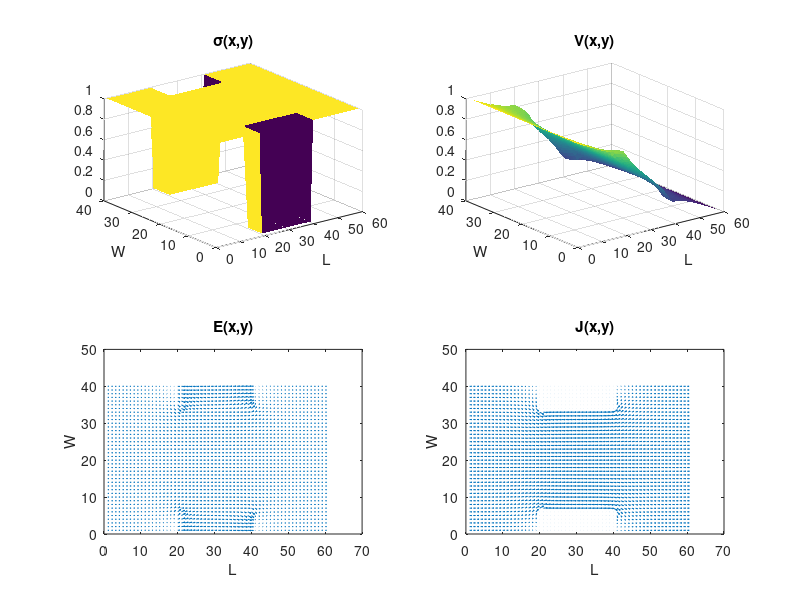
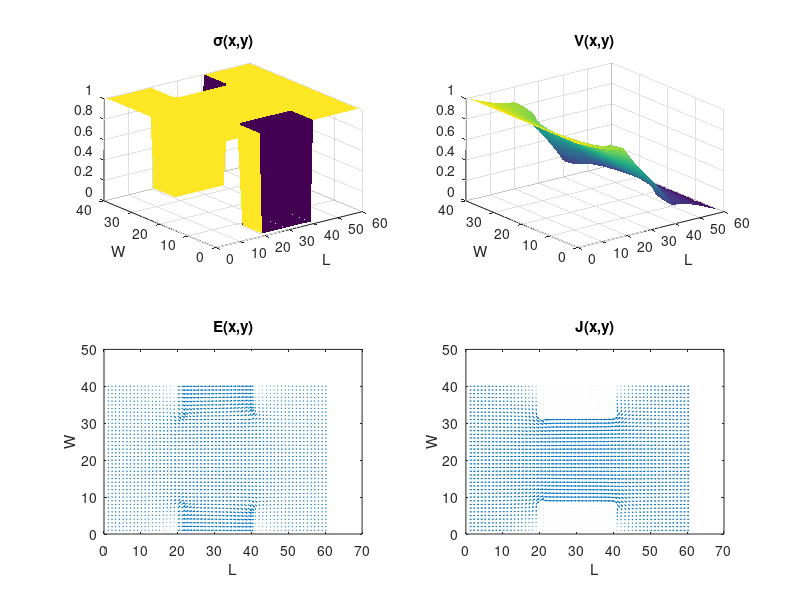
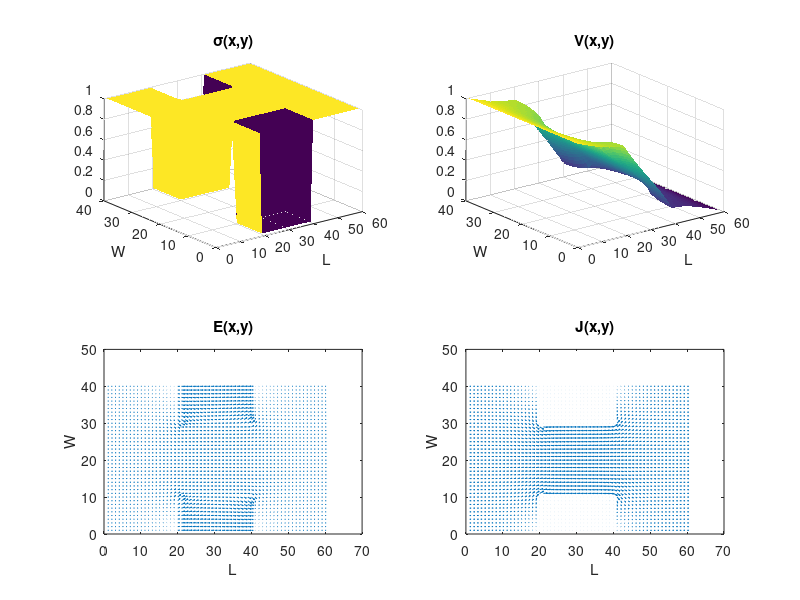
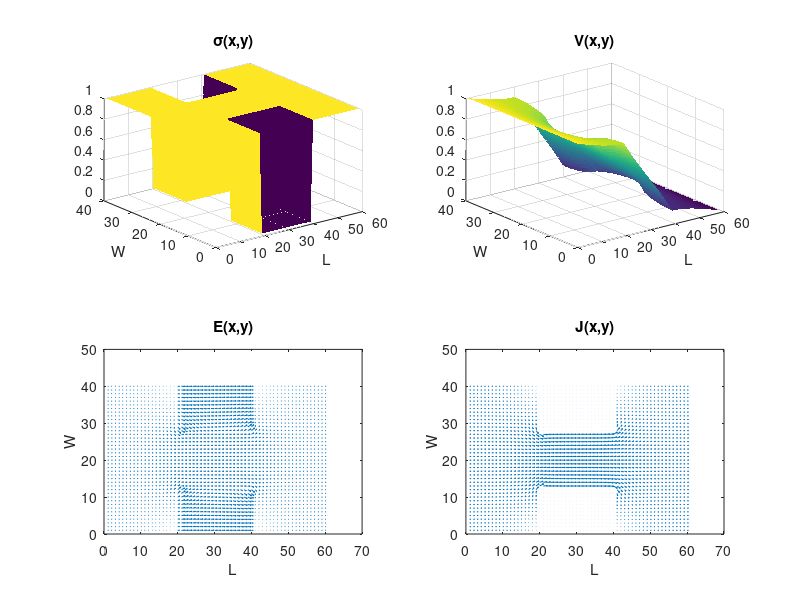

These charts were generated, in order, by the following MATLAB code:
close all;
clear;

w=2;
l=3;
V0=1;

width=[0.7 0.6 0.5 0.4 0.3 0.2];
curr=zeros(length(width),1);
size=zeros(length(width),1);

for m=1:length(width)
  dx=0.05;
  dy=dx;
  ny=round(w/dx);
  nx=round(l/dy);

  cMap=ones(nx,ny);
  
  middle=ny/2;
  upper=middle-ny*width(m)/2;
  lower=middle+ny*width(m)/2
  
  cMap(nx/3:2*nx/3  , 1:upper)=1e-2; 
  cMap(nx/3:2*nx/3 , lower:ny)=1e-2;

  % G-matrix, relates the value of a node to all other nodes
  G=sparse(nx*ny,nx*ny);
  % F-vector, the boundary conditons
  F = sparse(nx*ny,1);

  % Populate G matrix
  % Code from https://github.com/L28E/4700Code/blob/master/CondCode/GetCurrents.m
  for i = 1:nx
      for j = 1:ny
          n = j + (i - 1) * ny;

          if i == 1
              G(n, :) = 0;
              G(n, n) = 1;
              F(n)=V0;
          elseif i == nx
              G(n, :) = 0;
              G(n, n) = 1;
          elseif j == 1
              nxm = j + (i - 2) * ny;
              nxp = j + (i) * ny;
              nyp = j + 1 + (i - 1) * ny;

              rxm = (cMap(i, j) + cMap(i - 1, j)) / 2.0;
              rxp = (cMap(i, j) + cMap(i + 1, j)) / 2.0;
              ryp = (cMap(i, j) + cMap(i, j + 1)) / 2.0;

              G(n, n) = -(rxm+rxp+ryp);
              G(n, nxm) = rxm;
              G(n, nxp) = rxp;
              G(n, nyp) = ryp;

          elseif j ==  ny
              nxm = j + (i - 2) * ny;
              nxp = j + (i) * ny;
              nym = j - 1 + (i - 1) * ny;

              rxm = (cMap(i, j) + cMap(i - 1, j)) / 2.0;
              rxp = (cMap(i, j) + cMap(i + 1, j)) / 2.0;
              rym = (cMap(i, j) + cMap(i, j - 1)) / 2.0;

              G(n, n) = -(rxm + rxp + rym);
              G(n, nxm) = rxm;
              G(n, nxp) = rxp;
              G(n, nym) = rym;
          else
              nxm = j + (i-2)*ny;
              nxp = j + (i)*ny;
              nym = j-1 + (i-1)*ny;
              nyp = j+1 + (i-1)*ny;

              rxm = (cMap(i,j) + cMap(i-1,j))/2.0;
              rxp = (cMap(i,j) + cMap(i+1,j))/2.0;
              rym = (cMap(i,j) + cMap(i,j-1))/2.0;
              ryp = (cMap(i,j) + cMap(i,j+1))/2.0;

              G(n,n) = -(rxm+rxp+rym+ryp);
              G(n,nxm) = rxm;
              G(n,nxp) = rxp;
              G(n,nym) = rym;
              G(n,nyp) = ryp;
          end

      end
  end

  % Solve for voltage
  V = G\F;
  v_surf=zeros(nx,ny);
  for x=1:nx
      for y=1:ny
        n = y + (x - 1) * ny;
        v_surf(x,y)=V(n);
      end      
  end 

  % conductivity Plot 
  figure()
  subplot(2,2,1);
  surf(cMap','EdgeColor','none');
  title('σ(x,y)');
  ylabel('W');
  xlabel('L');

  % Voltage Plot 
  subplot(2,2,2);
  surf(v_surf','EdgeColor','none');
  title('V(x,y)');
  ylabel('W');
  xlabel('L');

  % E field Plot 
  [Ex,Ey]=gradient(-v_surf');
  subplot(2,2,3);
  quiver(Ex,Ey);
  title('E(x,y)' );
  ylabel('W');
  xlabel('L');

  % Current Density plot 
  subplot(2,2,4);
  Jx=cMap'.*Ex;
  Jy=cMap'.*Ey;
  quiver(Jx,Jy);
  title('J(x,y)' );
  ylabel('W');
  xlabel('L');

  % Calculate Current
  eFlowx = cMap' .* Ex;
  eFlowy = cMap' .* Ey;

  C0 = sum(eFlowx'(1, :))
  Cnx = sum(eFlowx'(nx, :))
  Curr(m) = (C0 + Cnx) * 0.5;
  size(m)=nx*ny;

end
figure()
plot(width,Curr)
title('Current vs. Channel Width' );
ylabel('Current (A)');
xlabel('Channel Width (proportion of width)');